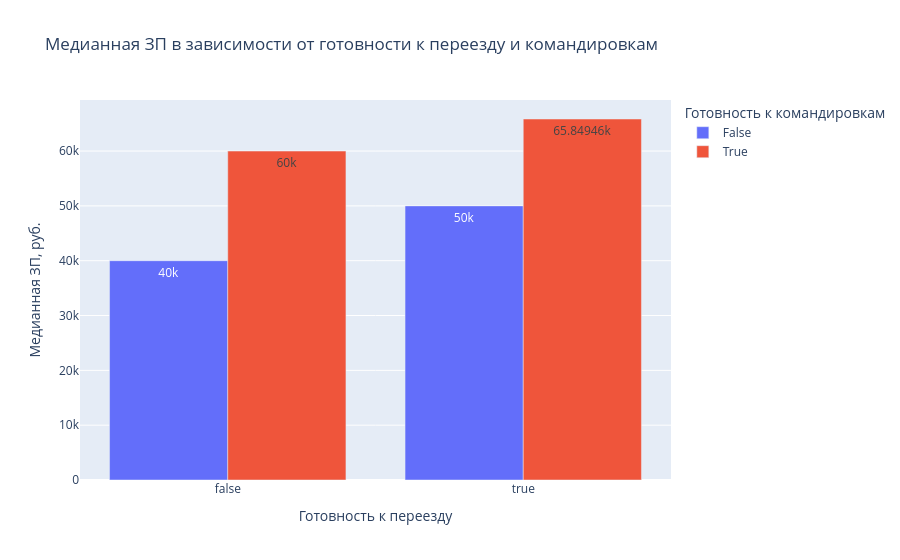

The notebook cell this image was saved under:
### Markdown cell above
6. Постройте **многоуровневую столбчатую диаграмму**, которая показывает зависимость медианной заработной платы (**"ЗП (руб)"**) от признаков **"Готовность к переезду"** и **"Готовность к командировкам"**. Проанализируйте график, сравнив уровень заработной платы в категориях.

### Code cell
# ваш код здесь

# Задание 4.6 Чему равна желаемая медианная заработная плата соискателей, готовых и к переезду, и к командировкам?
# Ответ приведите в тысячах, округлив до целого (например, 45).


# Считаем медианную ЗП по комбинациям признаков
median_ready = df.groupby(["Готовность к переезду", "Готовность к командировкам"])["ЗП (руб)"].median()

print("Медианная ЗП по комбинациям признаков:")
print(median_ready.round(0).astype(int))

# Многоуровневая столбчатая диаграмма
fig = px.bar(
    df.groupby(["Готовность к переезду", "Готовность к командировкам"], as_index=False)["ЗП (руб)"].median(),
    x="Готовность к переезду",
    y="ЗП (руб)",
    color="Готовность к командировкам",
    barmode="group",
    title="Медианная ЗП в зависимости от готовности к переезду и командировкам",
    labels={"ЗП (руб)": "Медианная ЗП, руб.", "Готовность к переезду": "Готовность к переезду",
            "Готовность к командировкам": "Готовность к командировкам"},
    text_auto=True
)
fig.show()

target = median_ready.loc[True, True]  # если True/False; иначе loc["да", "да"]
print(f"Ответ: {round(target / 1000)} тыс. руб.")

### Figure 1 — Plotly figure (JSON) as saved in the notebook; plotly's stock layout.template omitted (floating-point values rounded to 4 significant figures)
{"data": [{"alignmentgroup": "True", "hovertemplate": "Готовность к командировкам=False<br>Готовность к переезду=%{x}<br>Медианная ЗП, руб.=%{y}<extra></extra>", "legendgroup": "False", "marker": {"color": "#636efa", "pattern": {"shape": ""}}, "name": "False", "offsetgroup": "False", "orientation": "v", "showlegend": true, "textposition": "auto", "texttemplate": "%{y}", "type": "bar", "x": [false, true], "xaxis": "x", "y": [40000.0, 50000.0], "yaxis": "y"}, {"alignmentgroup": "True", "hovertemplate": "Готовность к командировкам=True<br>Готовность к переезду=%{x}<br>Медианная ЗП, руб.=%{y}<extra></extra>", "legendgroup": "True", "marker": {"color": "#EF553B", "pattern": {"shape": ""}}, "name": "True", "offsetgroup": "True", "orientation": "v", "showlegend": true, "textposition": "auto", "texttemplate": "%{y}", "type": "bar", "x": [false, true], "xaxis": "x", "y": [60000.0, 65850.0], "yaxis": "y"}], "layout": {"barmode": "group", "legend": {"title": {"text": "Готовность к командировкам"}, "tracegroupgap": 0}, "title": {"text": "Медианная ЗП в зависимости от готовности к переезду и командировкам"}, "xaxis": {"anchor": "y", "domain": [0, 1], "title": {"text": "Готовность к переезду"}}, "yaxis": {"anchor": "x", "domain": [0, 1], "title": {"text": "Медианная ЗП, руб."}}}}
